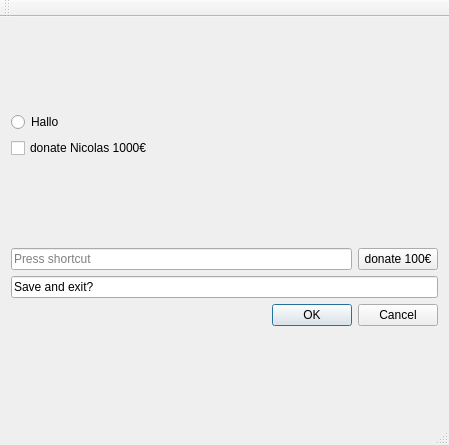
<?xml version="1.0" encoding="UTF-8"?>
<ui version="4.0">
 <class>MainWindow</class>
 <widget class="QMainWindow" name="MainWindow">
  <property name="geometry">
   <rect>
    <x>0</x>
    <y>0</y>
    <width>449</width>
    <height>445</height>
   </rect>
  </property>
  <property name="windowTitle">
   <string>DONATE</string>
  </property>
  <widget class="QWidget" name="centralWidget">
   <layout class="QVBoxLayout" name="verticalLayout_5">
    <item>
     <layout class="QVBoxLayout" name="verticalLayout_3">
      <item>
       <layout class="QVBoxLayout" name="verticalLayout_2">
        <item>
         <widget class="QRadioButton" name="radioButton">
          <property name="text">
           <string>Hallo</string>
          </property>
         </widget>
        </item>
        <item>
         <widget class="QCheckBox" name="checkBox">
          <property name="text">
           <string>donate Nicolas 1000€</string>
          </property>
         </widget>
        </item>
       </layout>
      </item>
     </layout>
    </item>
    <item>
     <layout class="QVBoxLayout" name="verticalLayout_4">
      <item>
       <layout class="QHBoxLayout" name="horizontalLayout">
        <item>
         <widget class="QKeySequenceEdit" name="a"/>
        </item>
        <item>
         <widget class="QPushButton" name="pushButton">
          <property name="text">
           <string>donate 100€</string>
          </property>
         </widget>
        </item>
       </layout>
      </item>
      <item>
       <layout class="QVBoxLayout" name="verticalLayout">
        <item>
         <widget class="QLineEdit" name="lineEdit">
          <property name="text">
           <string>Save and exit?</string>
          </property>
         </widget>
        </item>
        <item>
         <widget class="QDialogButtonBox" name="buttonBox">
          <property name="standardButtons">
           <set>QDialogButtonBox::Cancel|QDialogButtonBox::Ok</set>
          </property>
         </widget>
        </item>
       </layout>
      </item>
     </layout>
    </item>
   </layout>
  </widget>
  <widget class="QMenuBar" name="menuBar">
   <property name="geometry">
    <rect>
     <x>0</x>
     <y>0</y>
     <width>449</width>
     <height>21</height>
    </rect>
   </property>
  </widget>
  <widget class="QToolBar" name="mainToolBar">
   <attribute name="toolBarArea">
    <enum>TopToolBarArea</enum>
   </attribute>
   <attribute name="toolBarBreak">
    <bool>false</bool>
   </attribute>
  </widget>
  <widget class="QStatusBar" name="statusBar"/>
 </widget>
 <layoutdefault spacing="6" margin="11"/>
 <resources/>
 <connections/>
</ui>
